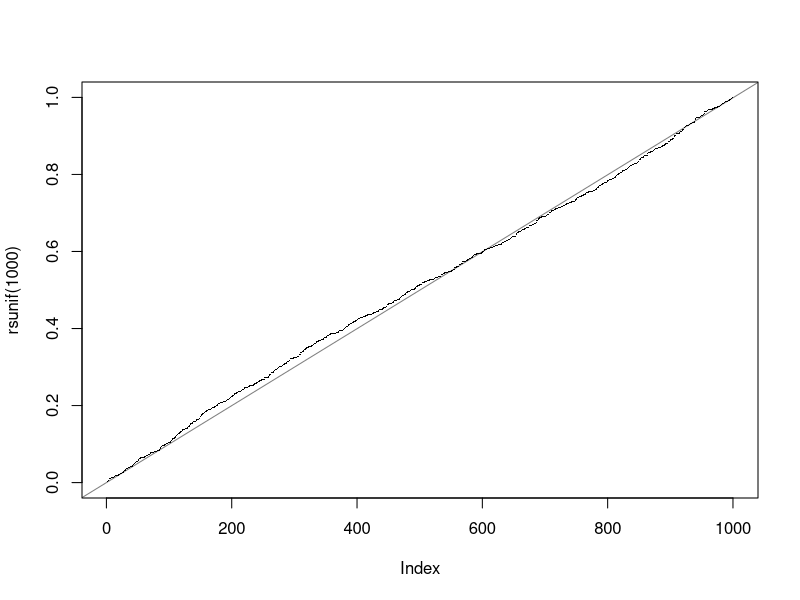

Generate this figure with R:
dexp(1) - exp(-1) #-> 0

## a fast way to generate *sorted*  U[0,1]  random numbers:
rsunif <- function(n) { 
  n1 <- n+1
  cE <- cumsum(rexp(n1,100)); 
  cE[seq_len(n)]/cE[n1] 
  }

plot(rsunif(1000), ylim=0:1, pch=".")

abline(0,1/(1000+1), col=adjustcolor(1, 0.5))
